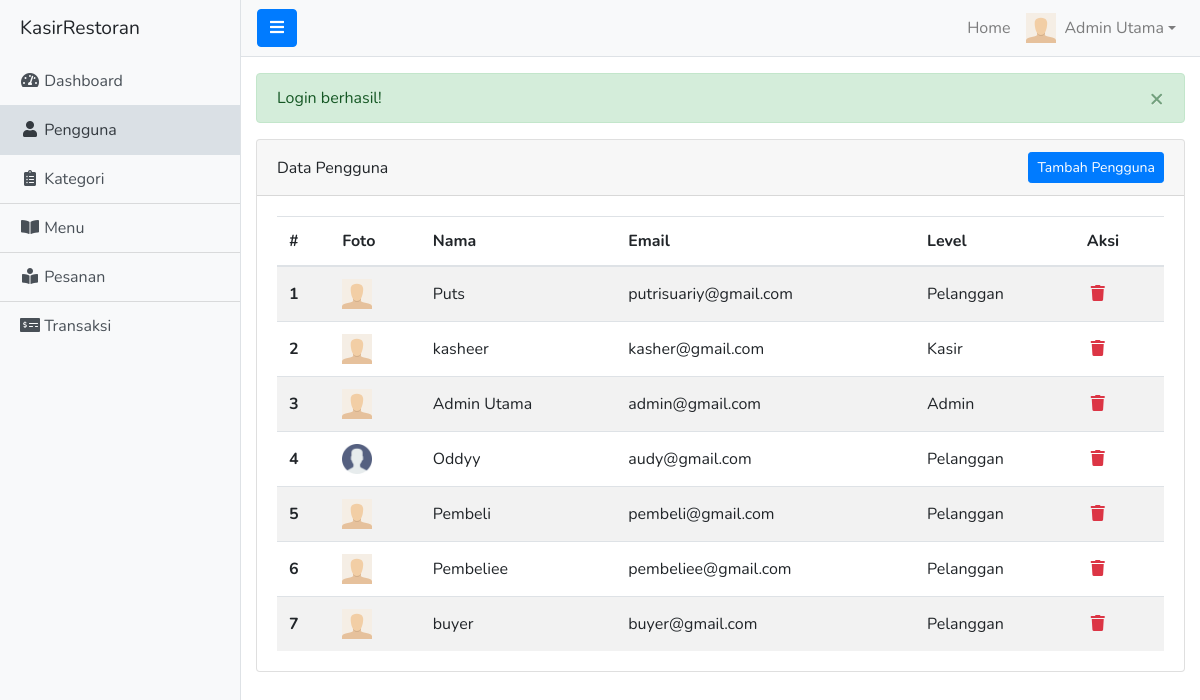
The app's page /admin/pengguna.php (signed in) with its own data.
### tables this page shows
CREATE TABLE `pengguna` (
  `id` int(11) NOT NULL,
  `nama` varchar(128) NOT NULL,
  `email` varchar(128) NOT NULL,
  `password` varchar(255) NOT NULL,
  `foto` varchar(255) NOT NULL DEFAULT 'default.svg',
  `level_id` int(11) NOT NULL DEFAULT 3
);

CREATE TABLE `level` (
  `id` int(11) NOT NULL,
  `nama` varchar(20) NOT NULL,
  `tgl_dibuat` timestamp NOT NULL DEFAULT current_timestamp()
);

### queries/admin/pengguna.php (called while the page is built, shortened)
<?php
$query = "SELECT pengguna.*, level.nama as nama_level FROM pengguna JOIN level ON pengguna.level_id = level.id";
$result = mysqli_query($conn, $query);

### admin/pengguna.php (the view, shortened to what this page needs)
<?php require '../core.php'; ?>
<?php require ROOT_PATH . 'queries/admin/pengguna.php'; ?>
<?php include ROOT_PATH . 'includes/admin/header.php'; ?>
<div class="d-flex" id="wrapper">
	<?php include ROOT_PATH . 'includes/admin/sidebar.php'; ?>
	<div id="page-content-wrapper">
		<?php include ROOT_PATH . 'includes/admin/navbar.php'; ?>
		<div class="container-fluid my-3">
			<div class="card">
				<div class="card-header d-flex justify-content-between align-items-center">
					<span>Data <?= $_SESSION['pengguna_level'] == 2 ? 'Pelanggan' : 'Pengguna' ?></span>
					<a href="<?= base_url('admin/pengguna-tambah.php') ?>" class="btn btn-sm btn-primary">Tambah <?= $_SESSION['pengguna_level'] == 2 ? 'Pelanggan' : 'Pengguna' ?></a>
				</div>
				<div class="card-body">
					<table class="table table-striped mb-0">
						<thead>
							<tr>
								<th scope="col">#</th>
								<th scope="col">Foto</th>
								<th scope="col">Nama</th>
								<th scope="col">Email</th>
								<?php if ($_SESSION['pengguna_level'] == 1): ?>
									<th scope="col">Level</th>
								<?php endif ?>
								<th scope="col">Aksi</th>
							</tr>
						</thead>
						<tbody>
							<?php if (mysqli_num_rows($result) > 0): ?>
								<?php $i = 1; ?>
								<?php while ($row = mysqli_fetch_assoc($result)) : ?>
									<tr>
										<th scope="row" class="align-middle"><?= $i++ ?></th>
										<td class="align-middle"><img src="<?= base_url('uploads/' . $row['foto']) ?>" width="30"></td>
										<td class="align-middle"><?= $row['nama'] ?></td>
										<td class="align-middle"><?= $row['email'] ?></td>
										<?php if ($_SESSION['pengguna_level'] == 1): ?>
											<td class="align-middle"><?= $row['nama_level'] ?></td>
										<?php endif ?>
										<td class="align-middle">
											<form action="<?= base_url('queries/admin/pengguna-hapus.php') ?>" method="post" class="d-inline-block" onsubmit="return confirm('Yakin?')">
												<button class="btn btn-tranparent p-0 text-danger"><i class="fas fa-fw fa-trash"></i></button>
											</form>
										</td>
									</tr>
								<?php endwhile ?>
							<?php else : ?>
								<tr>
									<td colspan="5"><div class="text-danger text-center">Data Kosong!</div></td>
								</tr>
							<?php endif ?>
						</tbody>
					</table>
				</div>
			</div>
		</div>
	</div>
</div>
<?php include ROOT_PATH . 'includes/admin/footer.php'; ?>

### assets/css/simple-sidebar.css (style rules this page uses)
#wrapper { overflow-x: hidden; }
#page-content-wrapper { min-width: 100vw; }
@media (min-width: 768px) { #page-content-wrapper { min-width: 0; width: 100%; } }

### assets/css/style.css (style rules this page uses)
html, body { height: 100%; font-family: 'Nunito', sans-serif; scroll-behavior: smooth; }
#wrapper { position: relative; min-height: 100%; }

### records on screen
pengguna: foto (placeholder picture), nama "Puts", email "putrisuariy@gmail.com", level.nama "Pelanggan"
pengguna: foto (placeholder picture), nama "kasheer", email "kasher@gmail.com", level.nama "Kasir"
pengguna: foto (placeholder picture), nama "Admin Utama", email "admin@gmail.com", level.nama "Admin"
pengguna: foto (picture), nama "Oddyy", email "audy@gmail.com", level.nama "Pelanggan"
pengguna: foto (placeholder picture), nama "Pembeli", email "pembeli@gmail.com", level.nama "Pelanggan"
pengguna: foto (placeholder picture), nama "Pembeliee", email "pembeliee@gmail.com", level.nama "Pelanggan"
pengguna: foto (placeholder picture), nama "buyer", email "buyer@gmail.com", level.nama "Pelanggan"

### other values on screen
SITE_NAME "KasirRestoran"
$_SESSION['pengguna_nama'] "Admin Utama"
$_SESSION[$name] "Login berhasil!"
